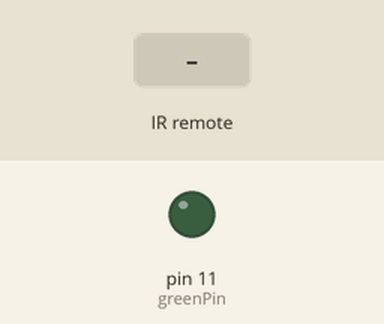
Simulated run of this sketch. Board: Arduino Uno, built with avr-gcc and run on an emulated ATmega328P. Shown: output pins drawn as LEDs (lit = HIGH). The inputs (shaded band) are chosen by the test bench.

Above: at 1.2 s.
1.3 s: infrared code 0xB24D9F60 received
At 1.8 s:
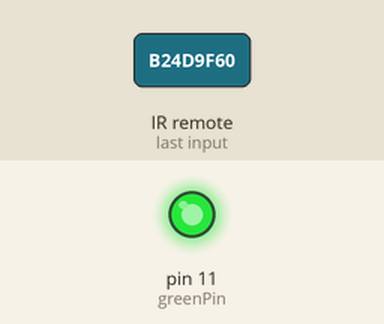
4.3 s: infrared code 0xB24D7B84 received
At 7.5 s:
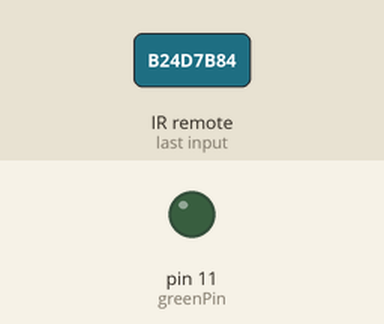
Timing chart, 0 to 9.0 s (numbered marks = the images above; inputs shaded):
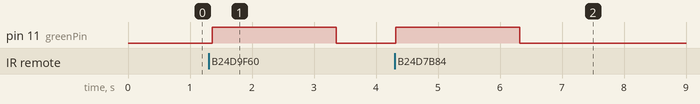

Measured:
- after the input at 1.3 s, pin 11 (greenPin): LOW → HIGH after 0.06 s, → LOW 2.0 s later
- after the input at 4.3 s, pin 11 (greenPin): LOW → HIGH at once, → LOW 2.0 s later

The sketch:

Nadajnik.ino
```cpp
#include <IRremote.h>

const int RECV_PIN = 7;
IRrecv irrecv(RECV_PIN);
decode_results results;

IRsend mySender;


const int greenPin = 11;


void setup(){
  irrecv.enableIRIn();
  irrecv.blink13(true);
  //pinMode(redPin, OUTPUT);
  pinMode(greenPin, OUTPUT);


  uint32_t data = 0xB24D9F60;
  uint8_t len = 32;

  mySender.sendNEC(data, len);


}
  uint32_t data = 0xB24D9F60;
  uint8_t len = 32;


void loop(){

    mySender.sendNEC(data, len);
    if (irrecv.decode(&results)){


        switch(results.value){
          case 0xB24D7B84: //Keypad button "2"
          digitalWrite(greenPin, HIGH);
          delay(2000);
          digitalWrite(greenPin, LOW);
          }

        switch(results.value){
          case 0xB24D9F60: //Keypad button "2"
          digitalWrite(greenPin, HIGH);
          delay(2000);
          digitalWrite(greenPin, LOW);
          }

        irrecv.resume();
    }

}
```
